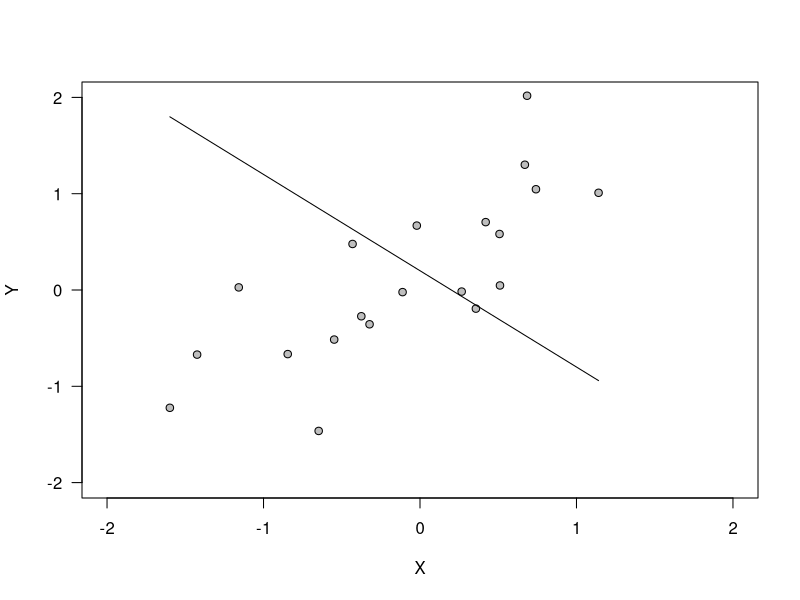
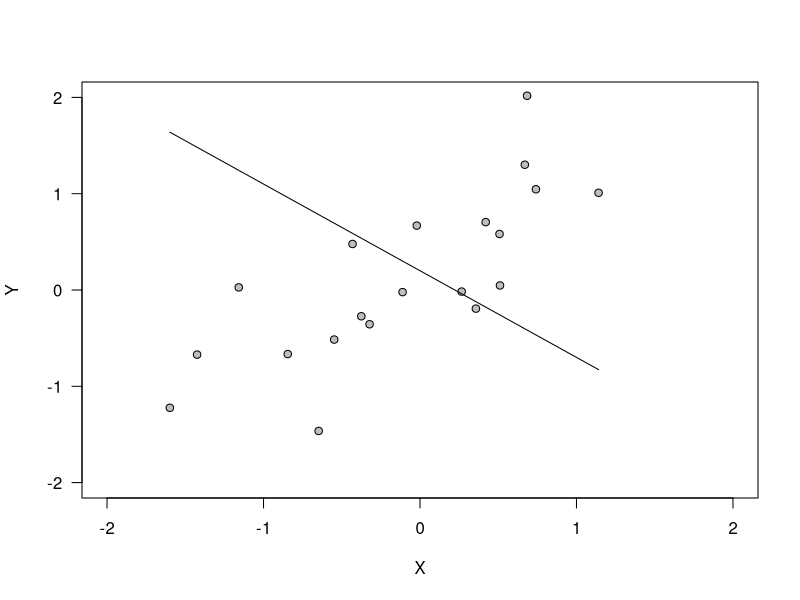
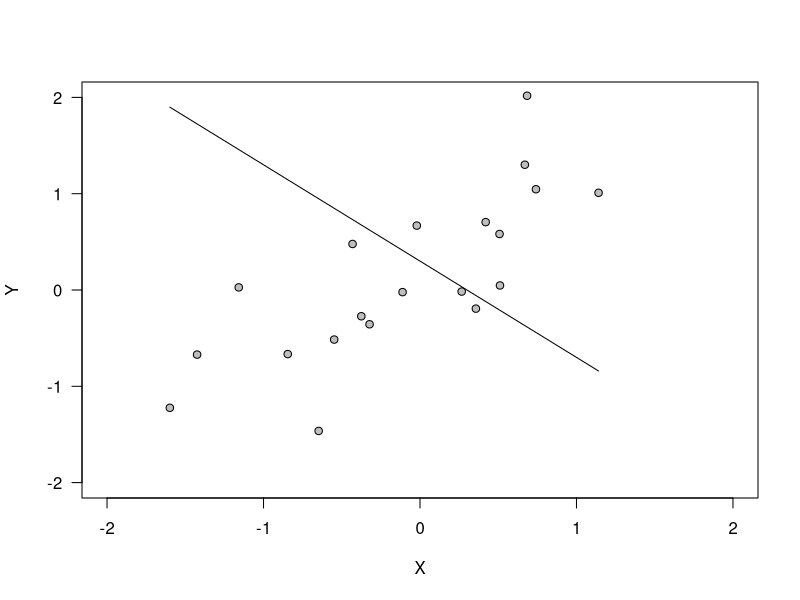
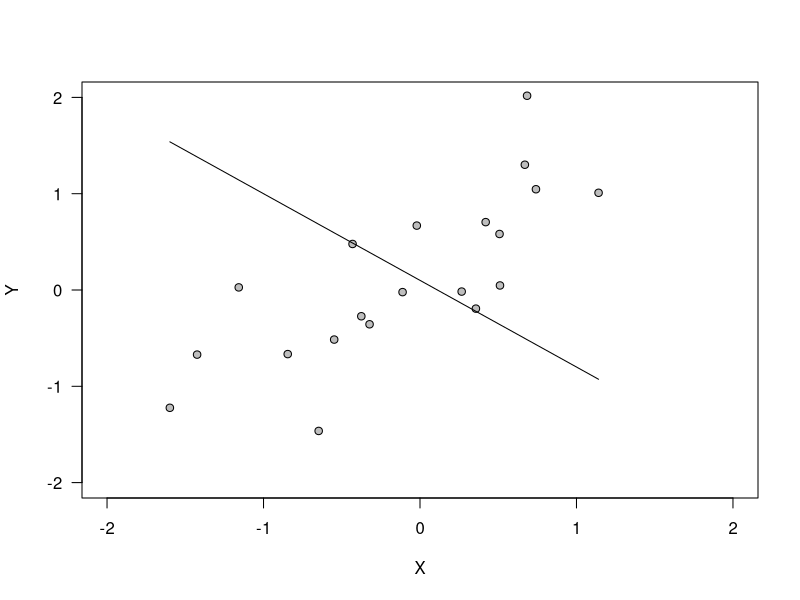
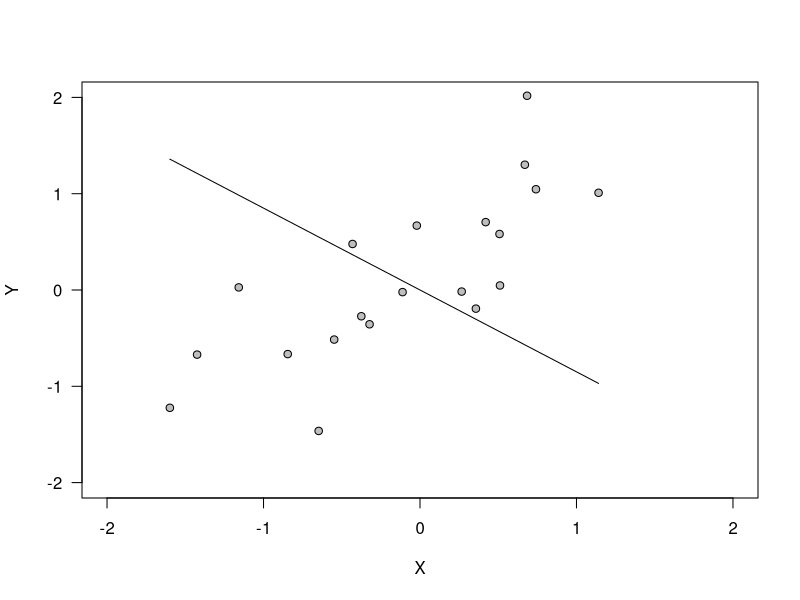
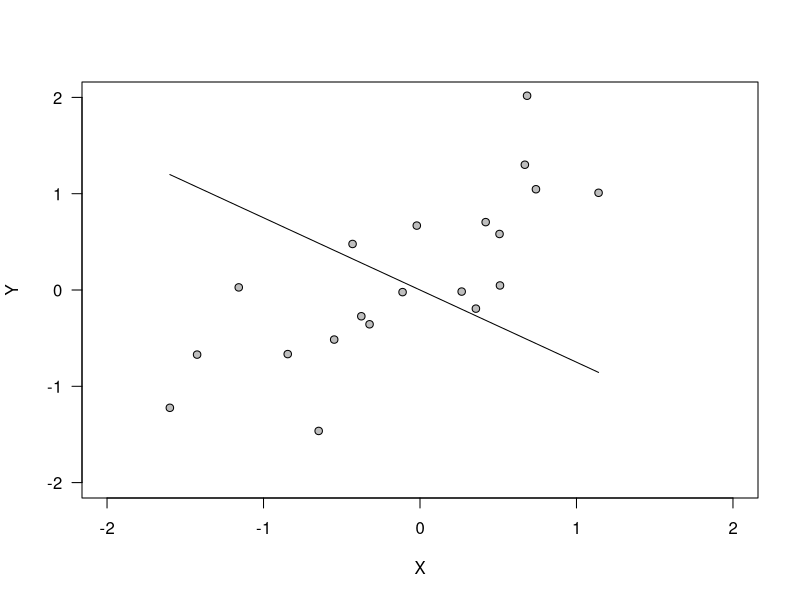
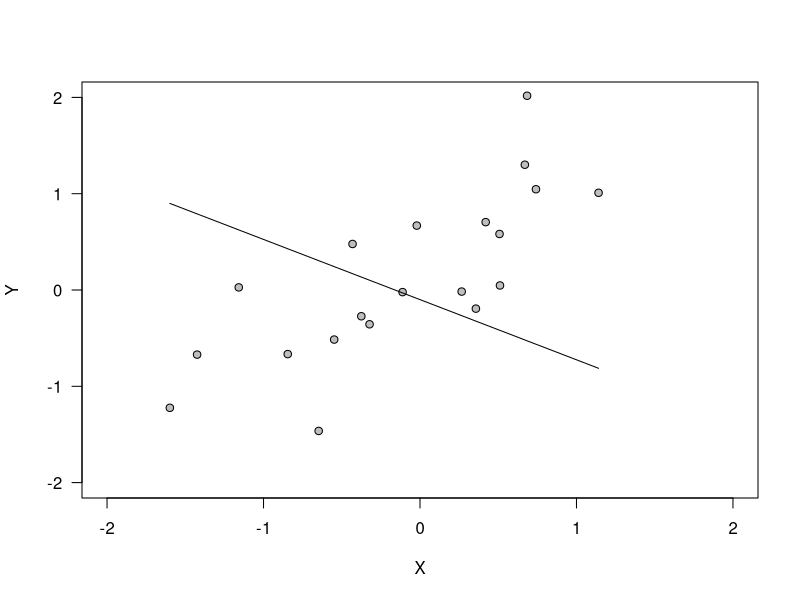
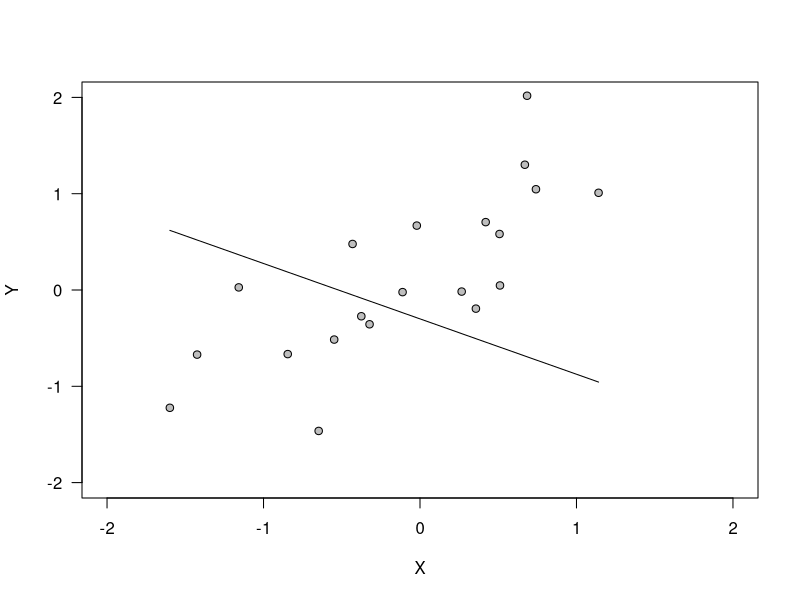

These charts were generated, in order, by the following R code:
rm(list=ls())

#plot data and current predictions         
getregpred <- function(parms,data) {
  getregpred <- parms["b0"] + parms["b1"]*data[ ,2]           
  
  #wait with drawing a graph until key is pressed
  par(ask=TRUE)
  plot   (data[ ,2], type="n", las=1, ylim=c(-2,2), xlim=c(-2,2), xlab="X", ylab="Y")
  par(ask=FALSE)
  points (data[ ,2], data[ ,1], pch=21, bg="gray")
  lines  (data[ ,2], getregpred, lty="solid")
  return(getregpred)
}                                          

#obtain current predictions and compute discrepancy
rmsd <-function(parms, data1) {          
  preds<-getregpred(parms, data1)        
  rmsd<-sqrt(sum((preds-data1[ ,1])^2)/length(preds))
}

# ---- define parameters to generate data
nDataPts  <- 20
rho       <- .8
intercept <- .0

#generate synthetic data
data<-matrix(0,nDataPts,2)
data[ ,2] <- rnorm(nDataPts)   
data[ ,1] <- rnorm(nDataPts)*sqrt(1.0-rho^2) + data[ ,2]*rho + intercept  

#do conventional regression analysis
summary(lm(data[,1] ~ data[,2]))        

#assign starting values 
startParms <- c(-1., .2) 
names(startParms) <- c("b1", "b0")
#obtain parameter estimates
xout <- optim(startParms, rmsd, data1=data, method="Nelder-Mead")


